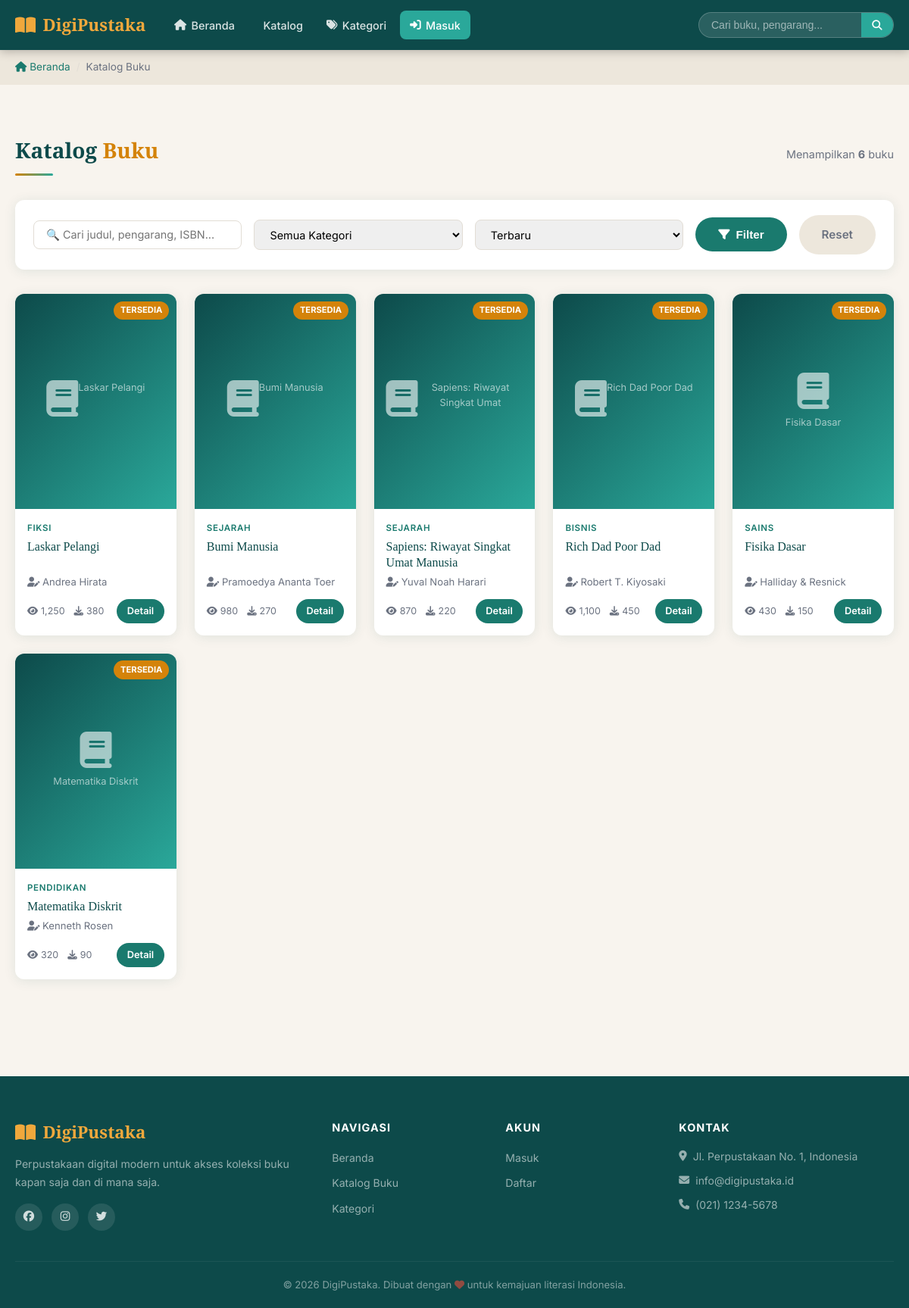
Page /katalog.php on the committed database.
### tables this page shows
CREATE TABLE buku (
    id INT AUTO_INCREMENT PRIMARY KEY,
    judul VARCHAR(255) NOT NULL,
    slug VARCHAR(255) NOT NULL UNIQUE,
    pengarang VARCHAR(255) NOT NULL,
    penerbit VARCHAR(255),
    tahun_terbit YEAR,
    isbn VARCHAR(20),
    kategori_id INT,
    deskripsi TEXT,
    cover_url VARCHAR(500),
    file_url VARCHAR(500),
    halaman INT DEFAULT 0,
    bahasa VARCHAR(50) DEFAULT 'Indonesia',
    status ENUM('tersedia','tidak_tersedia') DEFAULT 'tersedia',
    views INT DEFAULT 0,
    downloads INT DEFAULT 0,
    created_at TIMESTAMP DEFAULT CURRENT_TIMESTAMP,
    FOREIGN KEY (kategori_id) REFERENCES kategori(id) ON DELETE SET NULL
);

CREATE TABLE kategori (
    id INT AUTO_INCREMENT PRIMARY KEY,
    nama VARCHAR(100) NOT NULL,
    slug VARCHAR(100) NOT NULL UNIQUE,
    deskripsi TEXT,
    ikon VARCHAR(50) DEFAULT 'book',
    created_at TIMESTAMP DEFAULT CURRENT_TIMESTAMP
);

### includes/config.php (called while the page is built, shortened)
<?php
function sanitize(string $input): string {
    return htmlspecialchars(strip_tags(trim($input)), ENT_QUOTES, 'UTF-8');
}

### katalog.php (the view, shortened to what this page needs)
<?php
require_once __DIR__ . '/includes/header.php';
$db = getDB();
$q         = isset($_GET['q'])        ? trim($_GET['q'])        : '';
$sort      = isset($_GET['sort'])     ? trim($_GET['sort'])     : 'terbaru';
$page      = max(1, (int)($_GET['page'] ?? 1));
$perPage   = 12;
$offset    = ($page - 1) * $perPage;
$where = ['1=1'];
$params = [];
$orderBy = match($sort) {
    'populer'  => 'b.views DESC',
    'download' => 'b.downloads DESC',
    'judul'    => 'b.judul ASC',
    default    => 'b.created_at DESC'
};
$whereStr = implode(' AND ', $where);
$stmtCount = $db->prepare("SELECT COUNT(*) FROM buku b LEFT JOIN kategori k ON b.kategori_id=k.id WHERE $whereStr");
$stmtCount->execute($params);
$total = $stmtCount->fetchColumn();
$stmt = $db->prepare("
    SELECT b.*, k.nama as nama_kategori, k.slug as kategori_slug
    FROM buku b LEFT JOIN kategori k ON b.kategori_id=k.id
    WHERE $whereStr ORDER BY $orderBy LIMIT $perPage OFFSET $offset
");
$stmt->execute($params);
$bukuList = $stmt->fetchAll();
?>
<div class="breadcrumb">
    <div class="container">
        <a href="<?= SITE_URL ?>"><i class="fas fa-home"></i> Beranda</a>
        <span class="sep">/</span>
        <span>Katalog Buku</span>
    </div>
</div>
<div class="section">
<div class="container">
    <div class="section-header">
        <div>
            <h2 class="section-title">Katalog <span>Buku</span></h2>
            <div class="divider"></div>
        </div>
        <p style="color:var(--text-muted); font-size:.9rem">
            Menampilkan <strong><?= $total ?></strong> buku<?= $q ? " untuk \"<em>" . sanitize($q) . "</em>\"" : "" ?>
        </p>
    </div>
    <form class="filter-bar" method="GET" action="katalog.php">
        <input type="text" name="q" placeholder="🔍 Cari judul, pengarang, ISBN..." value="<?= sanitize($q) ?>">
        <select name="kategori">
            <option value="">Semua Kategori</option>
        </select>
        <select name="sort">
            <option value="terbaru"  <?= $sort==='terbaru'  ? 'selected':'' ?>>Terbaru</option>
        </select>
        <button type="submit" class="btn btn-teal"><i class="fas fa-filter"></i> Filter</button>
        <a href="katalog.php" class="btn" style="background:var(--cream-dark);color:var(--text-muted)">Reset</a>
    </form>
    <?php if (empty($bukuList)): ?>
        <div class="empty-state">
            <i class="fas fa-search"></i>
            <h3>Tidak Ditemukan</h3>
            <p>Buku yang Anda cari tidak ada. Coba kata kunci lain.</p>
            <a href="katalog.php" class="btn btn-teal" style="margin-top:1rem">Lihat Semua Buku</a>
        </div>
    <?php else: ?>
        <div class="book-grid">
            <?php foreach ($bukuList as $buku): ?>
            <div class="book-card">
                <a href="buku.php?slug=<?= urlencode($buku['slug']) ?>" class="book-cover">
                    <div class="book-cover-placeholder" <?= $buku['cover_url'] ? 'style="display:none"' : '' ?>>
                        <i class="fas fa-book"></i>
                        <span><?= sanitize(substr($buku['judul'], 0, 30)) ?></span>
                    </div>
                    <span class="book-badge"><?= $buku['status'] === 'tersedia' ? 'Tersedia' : 'Habis' ?></span>
                </a>
                <div class="book-info">
                    <?php if ($buku['nama_kategori']): ?>
                        <div class="book-category"><?= sanitize($buku['nama_kategori']) ?></div>
                    <?php endif; ?>
                    <div class="book-title">
                        <a href="buku.php?slug=<?= urlencode($buku['slug']) ?>"><?= sanitize($buku['judul']) ?></a>
                    </div>
                    <div class="book-author"><i class="fas fa-user-pen"></i> <?= sanitize($buku['pengarang']) ?></div>
                    <div class="book-footer">
                        <div class="book-stats">
                            <span><i class="fas fa-eye"></i> <?= number_format($buku['views']) ?></span>
                            <span><i class="fas fa-download"></i> <?= number_format($buku['downloads']) ?></span>
                        </div>
                        <a href="buku.php?slug=<?= urlencode($buku['slug']) ?>" class="btn-book">Detail</a>
                    </div>
                </div>
            </div>
            <?php endforeach; ?>
        </div>
    <?php endif; ?>
</div>
</div>
<?php require_once __DIR__ . '/includes/footer.php'; ?>

### assets/css/style.css (style rules this page uses)
:root { --teal-dark: #0d4a4a; --teal: #1a7a6e; --teal-light: #2aa89a; --amber: #d4830a; --amber-light: #f0a83c; --cream: #f8f4ee; --cream-dark: #ede7dc; --text: #1c1c1e; --text-muted: #6b7280; --white: #ffffff; --border: #e2ddd5; --shadow: 0 2px 16px rgba(13,74,74,.10); --shadow-lg: 0 8px 40px rgba(13,74,74,.18); --radius: 12px; --radius-sm: 8px; --font-display:'Playfair Display', Georgia, serif; --font-body: 'Inter', system-ui, sans-serif; }
*, *::before, *::after { box-sizing: border-box; margin: 0; padding: 0; }
html { scroll-behavior: smooth; }
body { font-family: var(--font-body); background: var(--cream); color: var(--text); line-height: 1.6; }
a { color: inherit; text-decoration: none; }
.container { max-width: 1200px; margin: 0 auto; padding: 0 1.25rem; }
.btn { display: inline-flex; align-items: center; gap: .5rem; padding: .75rem 1.75rem; border-radius: 50px; font-weight: 600; font-size: .95rem; cursor: pointer; border: 2px solid transparent; transition: transform .15s, box-shadow .15s, background .2s; }
.btn-teal { background: var(--teal); color: #fff; }
.section { padding: 4rem 0; }
.section-header { display: flex; align-items: center; justify-content: space-between; margin-bottom: 2rem; gap: 1rem; flex-wrap: wrap; }
.section-title { font-family: var(--font-display); font-size: 1.75rem; color: var(--teal-dark); }
.section-title span { color: var(--amber); }
.divider { width: 50px; height: 3px; background: linear-gradient(90deg, var(--amber), var(--teal-light)); border-radius: 2px; margin: .5rem 0 0; }
.book-grid { display: grid; grid-template-columns: repeat(auto-fill, minmax(195px, 1fr)); gap: 1.5rem; }
.book-card { background: #fff; border-radius: var(--radius); overflow: hidden; box-shadow: var(--shadow); transition: transform .2s, box-shadow .2s; display: flex; flex-direction: column; }
.book-cover { width: 100%; aspect-ratio: 3/4; background: linear-gradient(135deg, var(--teal-dark), var(--teal-light)); display: flex; align-items: center; justify-content: center; overflow: hidden; position: relative; }
.book-cover-placeholder { text-align: center; color: rgba(255,255,255,.6); padding: 1rem; }
.book-cover-placeholder i { font-size: 3rem; margin-bottom: .5rem; }
.book-cover-placeholder span { display: block; font-size: .8rem; }
.book-badge { position: absolute; top: .6rem; right: .6rem; background: var(--amber); color: #fff; font-size: .7rem; font-weight: 700; padding: .2rem .55rem; border-radius: 20px; text-transform: uppercase; }
.book-info { padding: 1rem; flex: 1; display: flex; flex-direction: column; }
.book-category { font-size: .72rem; font-weight: 600; color: var(--teal); text-transform: uppercase; letter-spacing: .06em; margin-bottom: .35rem; }
.book-title { font-family: var(--font-display); font-size: 1rem; line-height: 1.3; color: var(--teal-dark); margin-bottom: .3rem; flex: 1; }
.book-author { font-size: .82rem; color: var(--text-muted); margin-bottom: .75rem; }
.book-footer { display: flex; align-items: center; justify-content: space-between; gap: .5rem; }
.book-stats { display: flex; gap: .75rem; font-size: .78rem; color: var(--text-muted); }
.book-stats span { display: flex; align-items: center; gap: .25rem; }
.btn-book { background: var(--teal); color: #fff; padding: .35rem .85rem; border-radius: 50px; font-size: .8rem; font-weight: 600; transition: background .2s; white-space: nowrap; }
.filter-bar { background: #fff; border-radius: var(--radius); padding: 1.25rem 1.5rem; box-shadow: var(--shadow); margin-bottom: 2rem; display: flex; gap: 1rem; flex-wrap: wrap; align-items: center; }
.filter-bar input, .filter-bar select { flex: 1; min-width: 150px; padding: .6rem 1rem; border: 1.5px solid var(--border); border-radius: var(--radius-sm); font-family: var(--font-body); font-size: .9rem; outline: none; transition: border-color .2s; }
.breadcrumb { background: var(--cream-dark); padding: .75rem 0; font-size: .85rem; color: var(--text-muted); }
.breadcrumb .container { display: flex; align-items: center; gap: .5rem; flex-wrap: wrap; }
.breadcrumb a { color: var(--teal); }
.breadcrumb .sep { color: var(--border); }

### rows in the picture
buku: judul "Laskar Pelangi", status "TERSEDIA", kategori.nama "FIKSI", pengarang "Andrea Hirata", views "1,250", downloads "380"
buku: judul "Bumi Manusia", status "TERSEDIA", kategori.nama "SEJARAH", pengarang "Pramoedya Ananta Toer", views "980", downloads "270"
buku: judul "Sapiens: Riwayat Singkat Umat", status "TERSEDIA", kategori.nama "SEJARAH", judul "Sapiens: Riwayat Singkat Umat Manusia", pengarang "Yuval Noah Harari", views "870", downloads "220"
buku: judul "Rich Dad Poor Dad", status "TERSEDIA", kategori.nama "BISNIS", pengarang "Robert T. Kiyosaki", views "1,100", downloads "450"
buku: judul "Fisika Dasar", status "TERSEDIA", kategori.nama "SAINS", pengarang "Halliday & Resnick", views "430", downloads "150"
buku: judul "Matematika Diskrit", status "TERSEDIA", kategori.nama "PENDIDIKAN", pengarang "Kenneth Rosen", views "320", downloads "90"

### other values in the picture
SITE_NAME "DigiPustaka"
$total "6"
